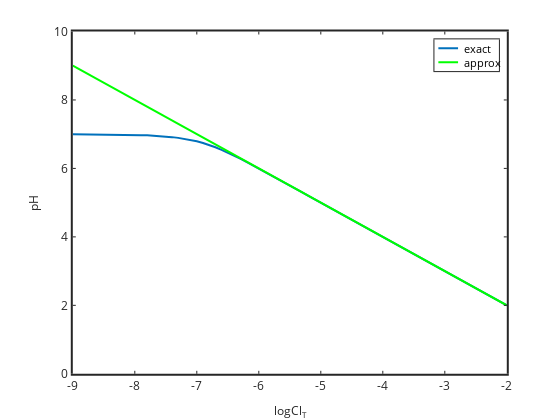

This figure's notebook cell:
### Code cell
%plot -s 800,800 -f 'svg'
for i=1:size(logClT,2)
    H=ClT(i);
    pHapprox(i)=-log10(H);
end
plot(logClT,pHexact,'linewidth',2,logClT,pHapprox,'g','linewidth',2)
legend('exact','approx')
set(gca,'linewidth',2,'fontsize',12)
xlabel('logCl_T','fontsize',12)
ylabel('pH','fontsize',12)
title('... also approx solution','fontsize',14)

### Figure 1 — Plotly figure (JSON) as saved in the notebook; plotly's stock layout.template omitted (floating-point values rounded to 4 significant figures)
{"data": [{"line": {"color": "rgb(0,113,188)", "dash": "solid", "width": 2}, "marker": {"color": "rgb(0,113,188)", "line": {"color": "rgb(0,113,188)"}, "size": 6, "symbol": "none"}, "mode": "lines", "name": "exact", "showlegend": true, "type": "scatter", "visibility": true, "x": [-9, -8.9, -8.8, -8.7, -8.6, -8.5, -8.4, -8.3, -8.2, -8.1, -8, -7.9, -7.8, -7.7, -7.6, -7.5, -7.4, -7.3, -7.2, -7.1, -7, -6.9, -6.8, -6.7, -6.6, -6.5, -6.4, -6.3, -6.2, -6.1, -6, -5.9, -5.8, -5.7, -5.6, -5.5, -5.4, -5.3, -5.2, -5.1, -5, -4.9, -4.8, -4.7, -4.6, -4.5, -4.4, -4.3, -4.2, -4.1, -4, -3.9, -3.8, -3.7, -3.6, -3.5, -3.4, -3.3, -3.2, -3.1, -3, -2.9, -2.8, -2.7, -2.6, -2.5, -2.4, -2.3, -2.2, -2.1, -2], "xaxis": "x", "y": [6.998, 6.997, 6.997, 6.996, 6.995, 6.993, 6.991, 6.989, 6.986, 6.983, 6.978, 6.973, 6.966, 6.957, 6.946, 6.932, 6.914, 6.892, 6.865, 6.832, 6.791, 6.742, 6.684, 6.618, 6.543, 6.462, 6.375, 6.284, 6.189, 6.093, 5.996, 5.897, 5.798, 5.699, 5.599, 5.5, 5.4, 5.3, 5.2, 5.1, 5.0, 4.9, 4.8, 4.7, 4.6, 4.5, 4.4, 4.3, 4.2, 4.1, 4.0, 3.9, 3.8, 3.7, 3.6, 3.5, 3.4, 3.3, 3.2, 3.1, 3.0, 2.9, 2.8, 2.7, 2.6, 2.5, 2.4, 2.3, 2.2, 2.1, 2.0], "yaxis": "y"}, {"line": {"color": "rgb(0,255,0)", "dash": "solid", "width": 2}, "marker": {"color": "rgb(0,255,0)", "line": {"color": "rgb(0,255,0)"}, "size": 6, "symbol": "none"}, "mode": "lines", "name": "approx", "showlegend": true, "type": "scatter", "visibility": true, "x": [-9, -8.9, -8.8, -8.7, -8.6, -8.5, -8.4, -8.3, -8.2, -8.1, -8, -7.9, -7.8, -7.7, -7.6, -7.5, -7.4, -7.3, -7.2, -7.1, -7, -6.9, -6.8, -6.7, -6.6, -6.5, -6.4, -6.3, -6.2, -6.1, -6, -5.9, -5.8, -5.7, -5.6, -5.5, -5.4, -5.3, -5.2, -5.1, -5, -4.9, -4.8, -4.7, -4.6, -4.5, -4.4, -4.3, -4.2, -4.1, -4, -3.9, -3.8, -3.7, -3.6, -3.5, -3.4, -3.3, -3.2, -3.1, -3, -2.9, -2.8, -2.7, -2.6, -2.5, -2.4, -2.3, -2.2, -2.1, -2], "xaxis": "x", "y": [9, 8.9, 8.8, 8.7, 8.6, 8.5, 8.4, 8.3, 8.2, 8.1, 8, 7.9, 7.8, 7.7, 7.6, 7.5, 7.4, 7.3, 7.2, 7.1, 7, 6.9, 6.8, 6.7, 6.6, 6.5, 6.4, 6.3, 6.2, 6.1, 6, 5.9, 5.8, 5.7, 5.6, 5.5, 5.4, 5.3, 5.2, 5.1, 5, 4.9, 4.8, 4.7, 4.6, 4.5, 4.4, 4.3, 4.2, 4.1, 4, 3.9, 3.8, 3.7, 3.6, 3.5, 3.4, 3.3, 3.2, 3.1, 3, 2.9, 2.8, 2.7, 2.6, 2.5, 2.4, 2.3, 2.2, 2.1, 2], "yaxis": "y"}, {"hoverinfo": "none", "line": {"color": "rgb(0,113,188)", "dash": "solid", "width": 2}, "marker": {"color": "rgb(0,113,188)", "line": {"color": "rgb(0,113,188)"}, "size": 6, "symbol": "none"}, "mode": "lines", "name": "", "showlegend": false, "type": "scatter", "visibility": true, "x": [3, 18], "xaxis": "x2", "y": [6.78, 6.78], "yaxis": "y2"}, {"hoverinfo": "none", "line": {"color": "rgb(0,255,0)", "dash": "solid", "width": 2}, "marker": {"color": "rgb(0,255,0)", "line": {"color": "rgb(0,255,0)"}, "size": 6, "symbol": "none"}, "mode": "lines", "name": "", "showlegend": false, "type": "scatter", "visibility": true, "x": [3, 18], "xaxis": "x2", "y": [17.37, 17.37], "yaxis": "y2"}], "layout": {"annotations": [{"font": {"color": "rgb(0, 0, 0)", "size": 10.8}, "showarrow": false, "text": "exact", "x": 21, "xanchor": "left", "xref": "x2", "y": 6.78, "yanchor": "middle", "yref": "y2"}, {"font": {"color": "rgb(0, 0, 0)", "size": 10.8}, "showarrow": false, "text": "approx", "x": 21, "xanchor": "left", "xref": "x2", "y": 17.37, "yanchor": "middle", "yref": "y2"}], "height": 420, "hovermode": "closest", "margin": {"b": 0, "l": 0, "r": 0, "t": 0}, "plot_bgcolor": "rgba(0, 0, 0, 0)", "showlegend": false, "width": 560, "xaxis": {"anchor": "y", "autorange": false, "domain": [0.13, 0.905], "exponentformat": "none", "gridcolor": "rgba(38,38,38,0.15)", "gridwidth": 2, "linecolor": "rgb(38,38,38)", "linewidth": 2, "mirror": "ticks", "range": [-9, -2], "showgrid": false, "showline": true, "side": "bottom", "spikedash": "solid", "spikemode": "across", "spikesides": false, "spikethickness": 1, "tickangle": 0, "tickcolor": "rgb(38,38,38)", "tickfont": {"color": "rgb(38,38,38)", "size": 12}, "ticklen": 3, "ticks": "inside", "ticktext": ["-9", "-8", "-7", "-6", "-5", "-4", "-3", "-2"], "tickvals": [-9, -8, -7, -6, -5, -4, -3, -2], "title": {"font": {"color": "rgb(38,38,38)", "size": 12}, "text": "logCl<sub>T</sub>"}, "type": "linear", "visible": true, "zeroline": false}, "xaxis2": {"anchor": "y2", "autorange": false, "domain": [0.7758, 0.8909], "exponentformat": "none", "fixedrange": true, "gridcolor": "rgba(38,38,38,0.15)", "gridwidth": 1, "linecolor": "rgb(38,38,38)", "linewidth": 1, "mirror": true, "range": [0, 49.15], "showgrid": false, "showline": true, "showspikes": false, "side": "bottom", "spikedash": "solid", "spikemode": "across", "spikesides": false, "spikethickness": 1, "tickangle": 0, "tickcolor": "rgb(38,38,38)", "tickfont": {"color": "rgb(38,38,38)", "size": 10.8}, "ticklen": 3, "ticks": "", "ticktext": [], "tickvals": [], "title": {"font": {"color": "rgb(0, 0, 0)", "size": 11.88}, "text": ""}, "type": "linear", "visible": true, "zeroline": false}, "yaxis": {"anchor": "x", "autorange": false, "domain": [0.11, 0.925], "exponentformat": "none", "gridcolor": "rgba(38,38,38,0.15)", "gridwidth": 2, "linecolor": "rgb(38,38,38)", "linewidth": 2, "mirror": "ticks", "range": [0, 10], "showgrid": false, "showline": true, "side": "left", "spikedash": "solid", "spikemode": "across", "spikesides": false, "spikethickness": 1, "tickangle": 0, "tickcolor": "rgb(38,38,38)", "tickfont": {"color": "rgb(38,38,38)", "size": 12}, "ticklen": 3, "ticks": "inside", "ticktext": ["0", "2", "4", "6", "8", "10"], "tickvals": [0, 2, 4, 6, 8, 10], "title": {"font": {"color": "rgb(38,38,38)", "size": 12}, "text": "pH"}, "type": "linear", "visible": true, "zeroline": false}, "yaxis2": {"anchor": "x2", "autorange": false, "domain": [0.8307, 0.9063], "exponentformat": "none", "fixedrange": true, "gridcolor": "rgba(38,38,38,0.15)", "gridwidth": 1, "linecolor": "rgb(38,38,38)", "linewidth": 1, "mirror": true, "range": [24.18, 0], "showgrid": false, "showline": true, "showspikes": false, "side": "left", "spikedash": "solid", "spikemode": "across", "spikesides": false, "spikethickness": 1, "tickangle": 0, "tickcolor": "rgb(38,38,38)", "tickfont": {"color": "rgb(38,38,38)", "size": 10.8}, "ticklen": 3, "ticks": "", "ticktext": [], "tickvals": [], "title": {"font": {"color": "rgb(0, 0, 0)", "size": 11.88}, "text": ""}, "type": "linear", "visible": true, "zeroline": false}}}
